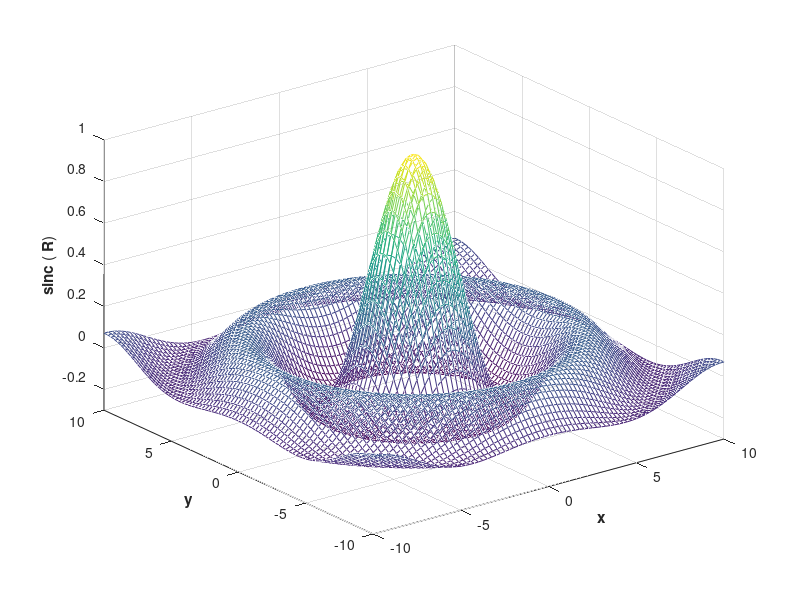

Write the MATLAB code that produced this figure.
[X, Y] = meshgrid(-10:0.25:10, -10:0.25:10);
f = sinc(sqrt((X/pi).^2 + (Y/pi).^2));
mesh(X, Y, f);
axis([-10 10 -10 10 -0.3 1])
xlabel('{\bf x}') % corrected single quotes
ylabel('{\bf y}') % corrected single quotes
zlabel('{\bf sinc} ({\bf R})') % corrected single quotes
hidden off
